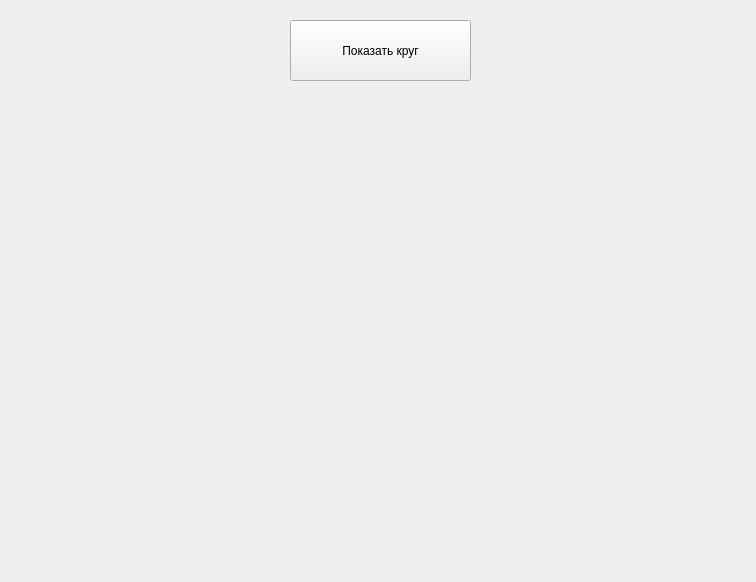
<?xml version="1.0" encoding="UTF-8"?>
<ui version="4.0">
 <class>Form</class>
 <widget class="QWidget" name="Form">
  <property name="geometry">
   <rect>
    <x>0</x>
    <y>0</y>
    <width>756</width>
    <height>582</height>
   </rect>
  </property>
  <property name="windowTitle">
   <string>Form</string>
  </property>
  <widget class="QPushButton" name="pushButton">
   <property name="geometry">
    <rect>
     <x>290</x>
     <y>20</y>
     <width>181</width>
     <height>61</height>
    </rect>
   </property>
   <property name="text">
    <string>Показать круг</string>
   </property>
  </widget>
 </widget>
 <resources/>
 <connections/>
</ui>
